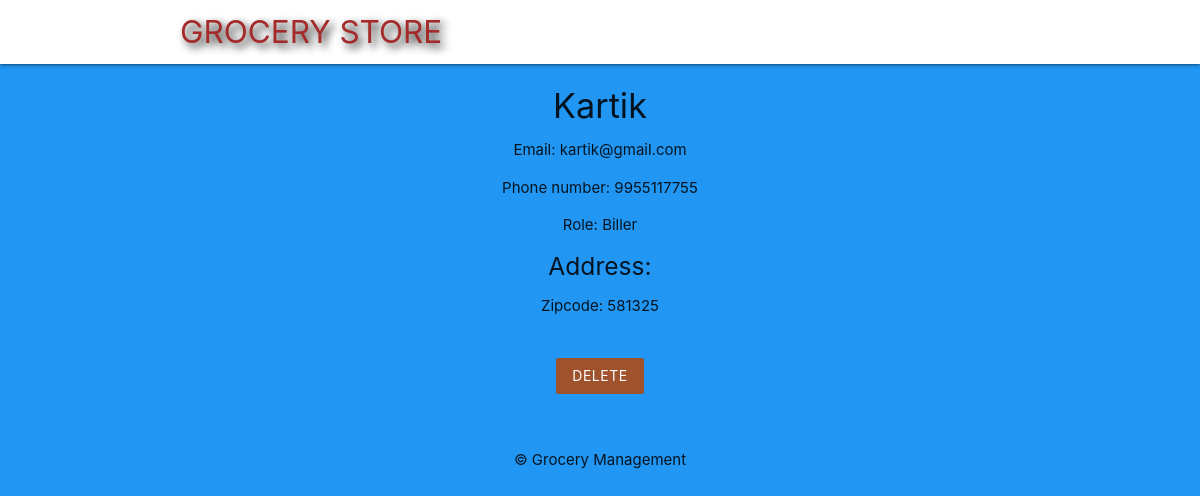
/e_details.php?id=123, run on the app's committed database.
### tables this page shows
CREATE TABLE `employee` (
  `employee_id` int(3) NOT NULL,
  `name` varchar(255) NOT NULL,
  `email` varchar(255) NOT NULL,
  `phone_no` bigint(10) NOT NULL,
  `role` varchar(255) NOT NULL,
  `zipcode` int(6) NOT NULL
);

### e_details.php (the view, shortened to what this page needs)
<?php
	include('config/db_connect_admin.php');
	if (isset($_GET['id'])) {
		$e_id = mysqli_real_escape_string($connect, $_GET['id']);
		$e_sql = "SELECT * FROM employee WHERE employee_id = $e_id";
		$e_result = mysqli_query($connect, $e_sql);
	    $employee = mysqli_fetch_assoc($e_result);
	}
 ?>
 <!DOCTYPE html>
 <html>
 	<?php include('templates/header.php'); ?>
 	<div class="container center darkslategray-text">
 		<?php if($employee): ?>
 			<h4><?php echo htmlspecialchars($employee['name']); ?></h4>
 			<p>Email: <?php echo htmlspecialchars($employee['email']); ?></p>
 			<p>Phone number: <?php echo htmlspecialchars($employee['phone_no']); ?></p>
 			<p>Role: <?php echo htmlspecialchars($employee['role']); ?></p>
 			<h5>Address: </h5>
 			<p>Zipcode: <?php echo htmlspecialchars($employee['zipcode']); ?></p>
 			<form action="e_details.php" method="POST">
 				<input type="submit" name="delete" value="Delete" class="btn brand z-depth-0">
 			</form>
 		<?php else: ?>
 			<h5>No such employee exist!</h5>
 		<?php endif; ?>
 	</div>
 	<?php include('templates/footer.php'); ?>
 </html>

### templates/header.php (style rules this page uses)
.brand { background: #A0522D !important; }
form { max-width: 460px; margin: 20px auto; padding: 20px; }

### data on the page
employee: name "Kartik", email "kartik@gmail.com", phone_no "9955117755", role "Biller", zipcode "581325"
